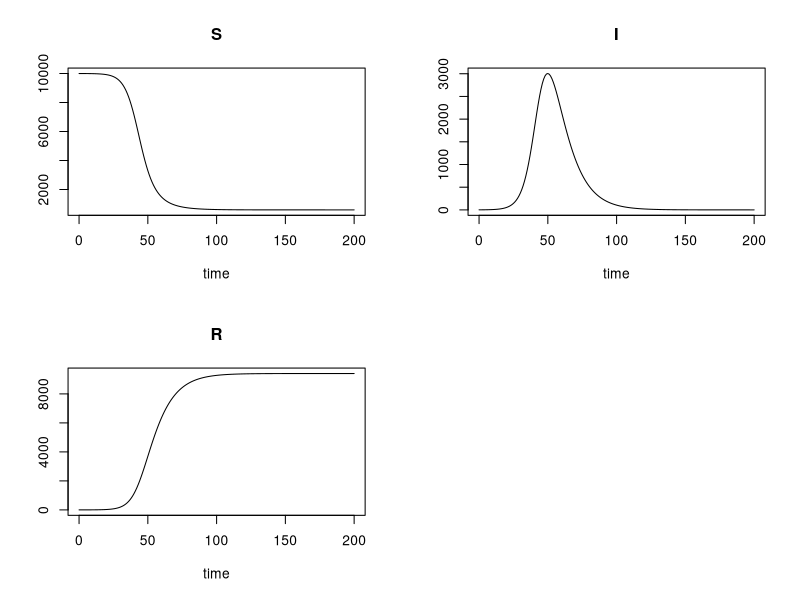
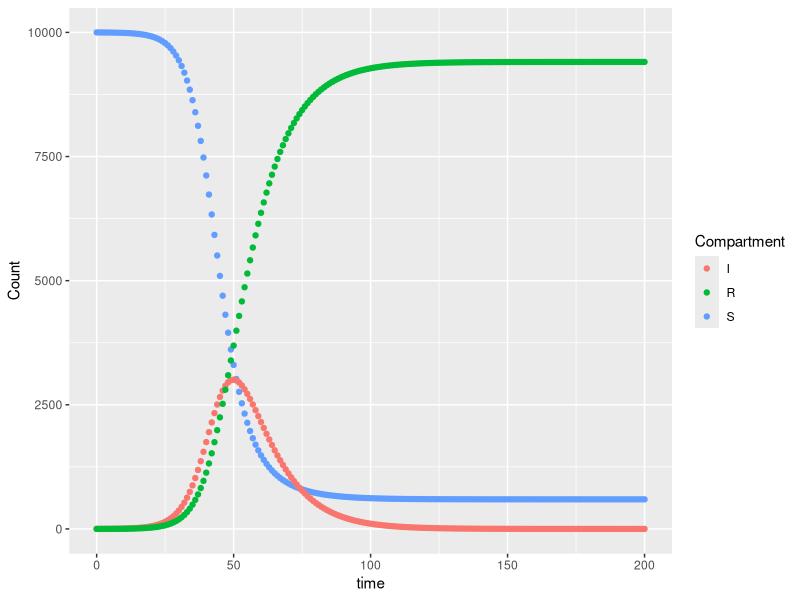
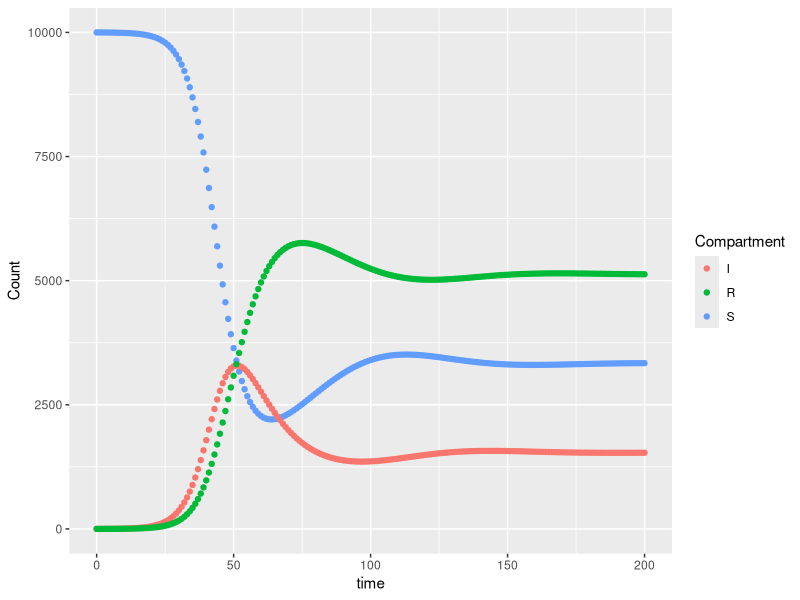

Reproduce these figures in R, in order.
## ---- chunk 1
library(deSolve)
library(tidyr)
library(ggplot2)
## ---- chunk 2
popSize <- 10000
params  <- c(beta=0.3/popSize, gamma=0.1)
state   <- c(S=10000-1, I=1, R=0)
## ---- chunk 3
SIRModel <- function(t, state, params) {
  with(as.list(c(params, state)), {
    dS = -beta*S*I
    dI = beta*S*I-gamma*I
    dR = gamma * I
    eqns = c(dS, dI, dR)
    return(list(eqns))
  })
}
## ---- chunk 4
times <- seq(0, 200, 1)

model_output <- ode(y = state, times = times, func = SIRModel, parms = params)
as.data.frame(model_output)
## ---- chunk 5
plot(model_output)
## ---- chunk 6
output_gathered <- gather(as.data.frame(model_output), Compartment, Count, -time)

output_gathered
## ---- chunk 7
qplot(time, Count, data=output_gathered, color=Compartment)
## ---- chunk 8
popSize <- 10000
params  <- c(beta=0.3/popSize, gamma=0.1, zeta=0.03)
state   <- c(S=10000-1, I=1, R=0)

SIRModel <- function(t, state, params) {
  with(as.list(c(params, state)), {
    dS = -beta*S*I + zeta*R
    dI = beta*S*I-gamma*I
    dR = gamma * I - zeta*R
    eqns = c(dS, dI, dR)
    return(list(eqns))
  })
}

times <- seq(0, 200, 1)

model_output <- ode(y = state, times = times, func = SIRModel, parms = params)
output_gathered <- gather(as.data.frame(model_output), Compartment, Count, -time)

qplot(time, Count, data=output_gathered, color=Compartment)
